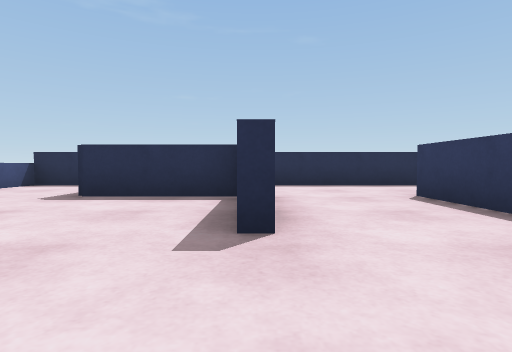
[1] (above)

12 first-person views from a walk through a world built for the Webots simulator. The camera is 0.09 m above the floor, tilts 2° down and sees 80° across. The floor is counted in squares, 0.2 m on a side. Each view is taken from the middle of a square. On the plan, view 1 faces up. The plan holds only what a view shows up to about 9 squares ahead; the rest is blank. Robots are left out. Webots' stock objects and surfaces are drawn as simple stand-ins.

[2]
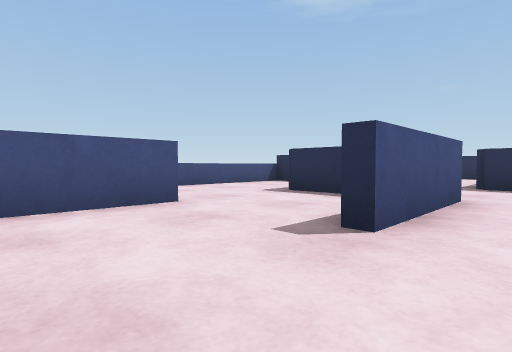

[3]
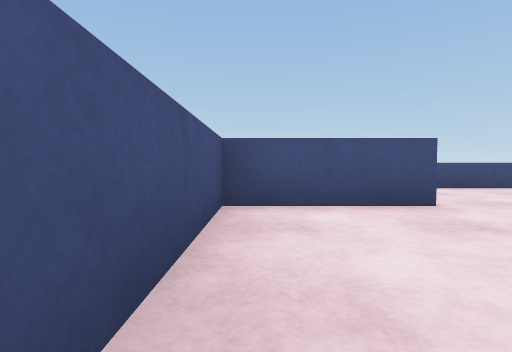

[4]
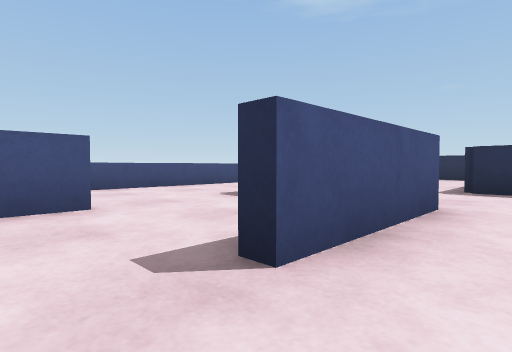

[5]
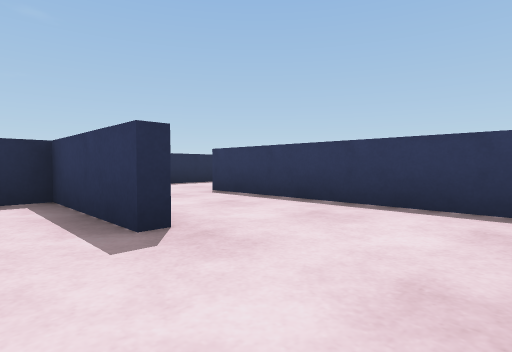

[6]
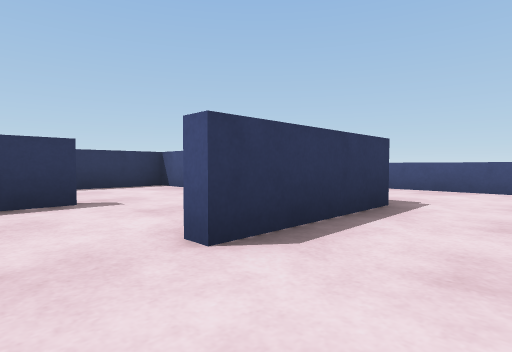

[7]
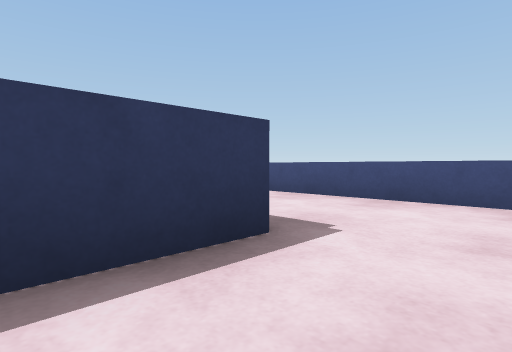

[8]
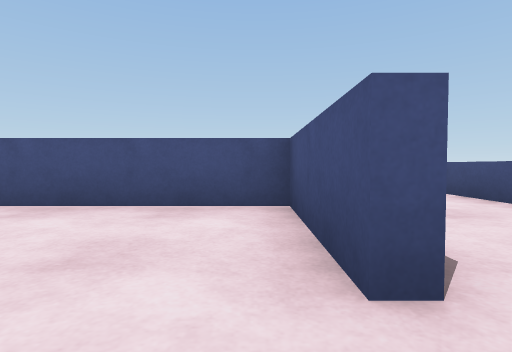

[9]
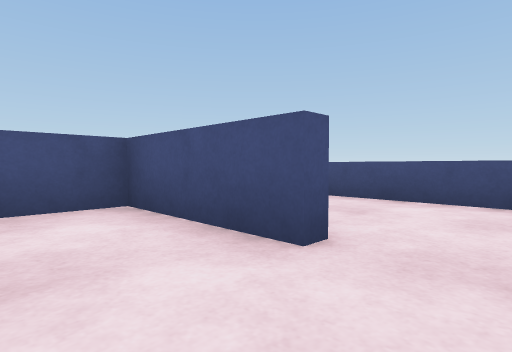

[10]
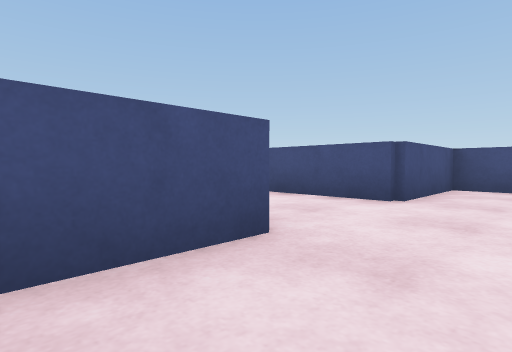

[11]
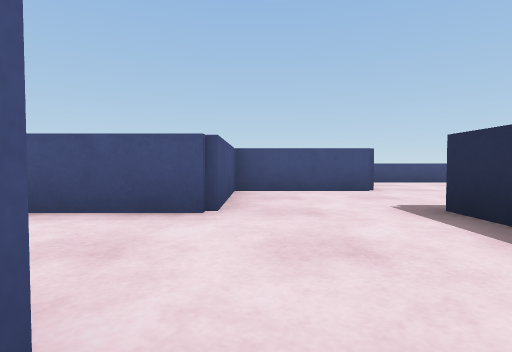

[12]
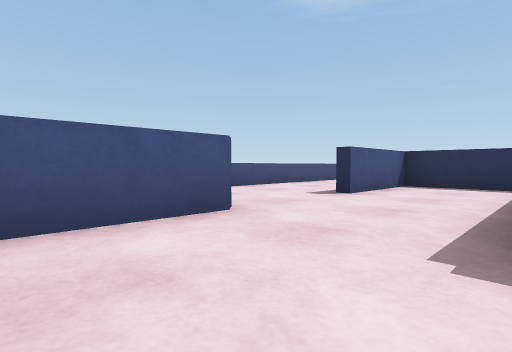

### Floor plan
Points are (right, up) in squares from view 1. A wall is a line through its corners. A room is listed if a view was taken in it or the views show most of it. See-through windows are left out.
Room 1 (views 1, 5, 8, 9)
walls: (-0.1, 1.9) (-0.1, 4.4) (-2.6, 4.4); (-2.4, 2.1) (-2.4, -0.4) (0.5, -0.4)
ways out: opening at (0, 0.5) to room 2; opening at (-3, 2.5) to room 3
Room 2 (views 2, 3, 4, 10, 11)
walls: (0.1, 4.6) (0.1, 2); (4.2, 6.9) (-0.1, 6.9); (0.5, -0.4) (2.4, -0.4) (2.4, 4.6) (4, 4.6)
ways out: opening at (0, 0.5) to room 1; opening at (0, 5.5) to room 4
Room 3 (views 6, 7)
walls: (-2.6, -0.6) (-2.6, 2); (-3.8, -3) (-0.2, -3); (-4, 6.9) (-5, 6.9) (-5, -1.9)
ways out: opening at (-3, 2.5) to room 1
Room 4 (view 12)
walls: (-2.4, 7.2) (-2.4, 4.6) (0.1, 4.6)
ways out: opening at (0, 5.5) to room 2; opening at (-1.5, 7)

Positions as (right, up) in squares from view 1, and headings:
1: (0, 0), facing up
2: (1, 0), facing up-left
3: (1, 0), facing left
4: (1, 1), facing up-left
5: (-1, 0), facing up-right
6: (-4, 3), facing down-right
7: (-4, 1), facing down-right
8: (-2, 3), facing down
9: (-1, 3), facing down-left
10: (4, 6), facing down-left
11: (3, 5), facing left
12: (0, 5), facing up-left
